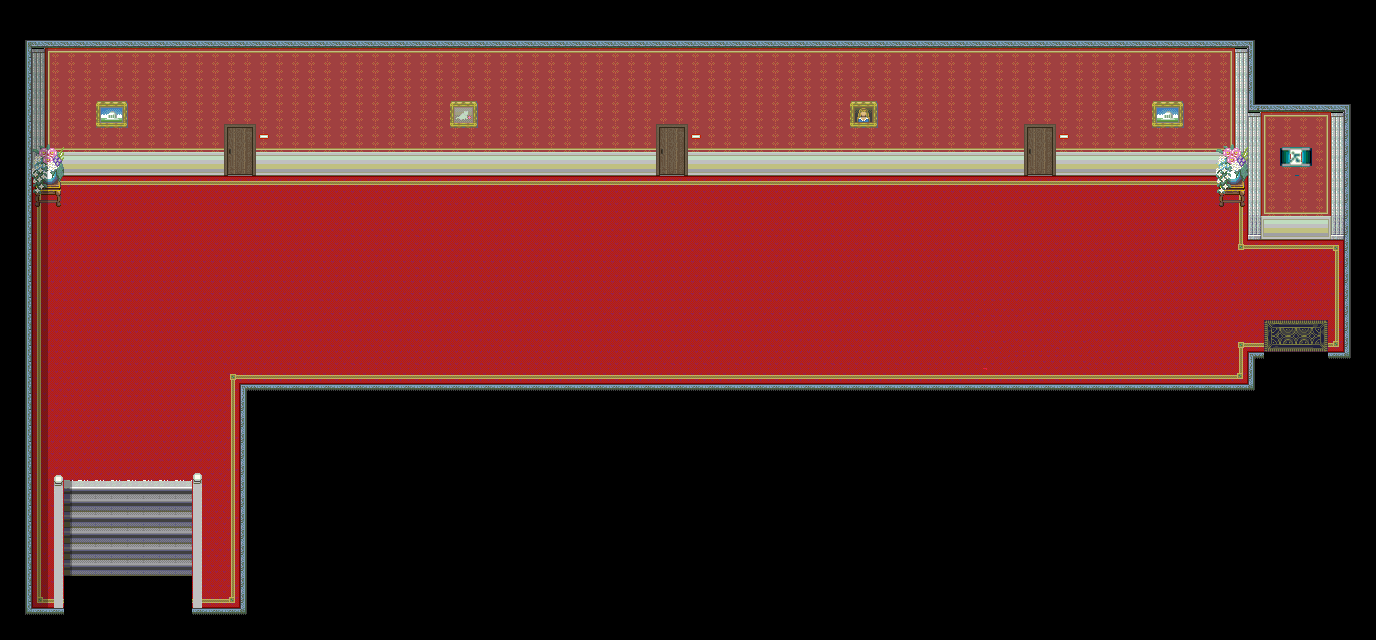

Below is a game level as drawn by its tile map, then a one-line description and the .tmx that defines it (tile-layer data replaced by summaries):
An orthogonal 86x40 tile map with 16x16 px tiles, 18 tile layers (Base, MonoShita, MonoShita2, MonoChu, ...), 8 tilesets and 40 objects.

<map version="1.0" orientation="orthogonal" renderorder="right-down" width="86" height="40" tilewidth="16" tileheight="16" backgroundcolor="#000000" nextobjectid="52">
 <tileset firstgid="1" name="ST-MsionR-I01" tilewidth="16" tileheight="16" tilecount="1984" columns="16">
  <image source="ST-MsionR-I01.png" trans="aa55ff" width="256" height="1990" />
 </tileset>
 <tileset firstgid="1985" name="SC-DoorI01" tilewidth="16" tileheight="16" tilecount="128" columns="8">
  <image source="SC-DoorI01.png" trans="aa55ff" width="128" height="256" />
 </tileset>
 <tileset firstgid="2113" name="cyber2" tilewidth="16" tileheight="16" tilecount="480" columns="30">
  <image source="cyber2.png" trans="aa55ff" width="480" height="256" />
 </tileset>
 <tileset firstgid="2593" name="ed4" tilewidth="16" tileheight="16" tilecount="480" columns="30">
  <image source="ed4.png" trans="aa55ff" width="480" height="256" />
 </tileset>
 <tileset firstgid="3073" name="school" tilewidth="16" tileheight="16" tilecount="1920" columns="60">
  <image source="school.png" trans="aa55ff" width="960" height="512" />
 </tileset>
 <tileset firstgid="4993" name="ST-Sewer-01" tilewidth="16" tileheight="16" tilecount="1504" columns="16">
  <image source="ST-Sewer-01.png" trans="aa55ff" width="256" height="1504" />
 </tileset>
 <tileset firstgid="6497" name="death" tilewidth="16" tileheight="16" tilecount="384" columns="24">
  <image source="death.png" width="384" height="256" />
 </tileset>
 <tileset firstgid="6881" name="youkan" tilewidth="16" tileheight="16" tilecount="480" columns="30">
  <image source="youkan.png" width="480" height="256" />
 </tileset>
 <layer name="Base" width="86" height="40">
  <properties>
   <property name="z" value="-10" />
  </properties>
  <data>[3440 cells, 1848 non-empty, 60 distinct tile ids]</data>
 </layer>
 <layer name="MonoShita" width="86" height="40">
  <properties>
   <property name="z" value="-10" />
  </properties>
  <data>[3440 cells, 66 non-empty, 10 distinct tile ids]</data>
 </layer>
 <layer name="MonoShita2" width="86" height="40">
  <properties>
   <property name="z" value="-10" />
  </properties>
  <data>[3440 cells, 0 non-empty, 0 distinct tile ids]</data>
 </layer>
 <layer name="MonoChu" width="86" height="40">
  <properties>
   <property name="z" value="-10" />
  </properties>
  <data>[3440 cells, 32 non-empty, 20 distinct tile ids]</data>
 </layer>
 <layer name="MonoChu2" width="86" height="40">
  <properties>
   <property name="z" value="-10" />
  </properties>
  <data>[3440 cells, 8 non-empty, 6 distinct tile ids]</data>
 </layer>
 <layer name="MonoUe" width="86" height="40">
  <properties>
   <property name="z" value="-10" />
  </properties>
  <data>[3440 cells, 3 non-empty, 1 distinct tile ids]</data>
 </layer>
 <layer name="MonoUe2" width="86" height="40">
  <properties>
   <property name="z" value="-10" />
  </properties>
  <data>[3440 cells, 227 non-empty, 11 distinct tile ids]</data>
 </layer>
 <layer name="MonoUe3" width="86" height="40">
  <properties>
   <property name="z" value="-10" />
  </properties>
  <data>[3440 cells, 4 non-empty, 4 distinct tile ids]</data>
 </layer>
 <layer name="blood" width="86" height="40">
  <properties>
   <property name="z" value="-10" />
  </properties>
  <data>[3440 cells, 27 non-empty, 27 distinct tile ids]</data>
 </layer>
 <layer name="death" width="86" height="40">
  <properties>
   <property name="z" value="-10" />
  </properties>
  <data>[3440 cells, 4 non-empty, 4 distinct tile ids]</data>
 </layer>
 <layer name="hide" width="86" height="40">
  <properties>
   <property name="z" value="-10" />
  </properties>
  <data>[3440 cells, 30 non-empty, 8 distinct tile ids]</data>
 </layer>
 <layer name="door" width="86" height="40">
  <properties>
   <property name="z" value="-10" />
  </properties>
  <data>[3440 cells, 24 non-empty, 16 distinct tile ids]</data>
 </layer>
 <layer name="door2" width="86" height="40">
  <properties>
   <property name="z" value="-10" />
  </properties>
  <data>[3440 cells, 8 non-empty, 8 distinct tile ids]</data>
 </layer>
 <layer name="door3" width="86" height="40">
  <properties>
   <property name="z" value="-10" />
  </properties>
  <data>[3440 cells, 8 non-empty, 8 distinct tile ids]</data>
 </layer>
 <layer name="door4" width="86" height="40">
  <properties>
   <property name="z" value="-10" />
  </properties>
  <data>[3440 cells, 8 non-empty, 8 distinct tile ids]</data>
 </layer>
 <layer name="doorP" width="86" height="40">
  <properties>
   <property name="z" value="-10" />
  </properties>
  <data>[3440 cells, 8 non-empty, 8 distinct tile ids]</data>
 </layer>
 <objectgroup name="collision">
  <object id="5" x="240" y="384" width="1008" height="256" />
  <object id="8" x="1344" y="112" width="48" height="288" />
  <object id="9" x="1248" y="48" width="96" height="192" />
  <object id="10" x="1056" y="48" width="192" height="128" />
  <object id="11" x="688" y="48" width="336" height="128" />
  <object id="12" x="256" y="48" width="400" height="128" />
  <object id="13" x="0" y="48" width="224" height="128" />
  <object id="14" x="0" y="176" width="32" height="464" />
  <object id="15" x="32" y="608" width="32" height="32" />
  <object id="16" x="192" y="608" width="48" height="32" />
  <object id="17" x="192" y="480" width="16" height="128" />
  <object id="18" x="48" y="480" width="16" height="128" />
  <object id="19" x="1248" y="352" width="16" height="80" />
  <object id="21" x="32" y="176" width="32" height="32" />
  <object id="22" x="1216" y="176" width="32" height="32" />
  <object id="24" x="656" y="144" width="32" height="32" />
  <object id="25" x="224" y="144" width="32" height="32">
   <properties>
    <property name="objID" value="182" />
   </properties>
  </object>
  <object id="50" x="1328" y="352" width="16" height="80" />
 </objectgroup>
 <objectgroup name="item">
  <object id="38" x="1024" y="352" width="32" height="32">
   <properties>
    <property name="EventID" value="7" />
    <property name="objID" value="153" />
    <property name="trigger" value="2" />
   </properties>
  </object>
 </objectgroup>
 <objectgroup name="event">
  <object id="26" x="0" y="48" width="32" height="32">
   <properties>
    <property name="EventID" value="1" />
    <property name="trigger" value="0" />
   </properties>
  </object>
  <object id="27" x="224" y="144" width="32" height="32">
   <properties>
    <property name="EventID" value="2" />
    <property name="trigger" value="2" />
   </properties>
  </object>
  <object id="28" x="1264" y="352" width="64" height="32">
   <properties>
    <property name="EventID" value="4" />
    <property name="trigger" value="1" />
   </properties>
  </object>
  <object id="29" x="64" y="576" width="128" height="64">
   <properties>
    <property name="EventID" value="5" />
    <property name="trigger" value="1" />
   </properties>
  </object>
  <object id="30" x="736" y="176" width="32" height="208">
   <properties>
    <property name="EventID" value="6" />
    <property name="trigger" value="1" />
   </properties>
  </object>
  <object id="39" x="32" y="176" width="32" height="32">
   <properties>
    <property name="EventID" value="8" />
    <property name="trigger" value="2" />
   </properties>
  </object>
  <object id="40" x="1216" y="176" width="32" height="32">
   <properties>
    <property name="EventID" value="8" />
    <property name="trigger" value="2" />
   </properties>
  </object>
  </objectgroup>
 <layer name="CharaUe" width="86" height="40">
  <data>[3440 cells, 0 non-empty, 0 distinct tile ids]</data>
 </layer>
 <objectgroup name="path">
  <!-- 5 objects omitted --></objectgroup>
 <layer name="shadow" width="86" height="40">
  <data>[3440 cells, 41 non-empty, 2 distinct tile ids]</data>
 </layer>
</map>
<!-- 14 of 40 objects omitted -->
